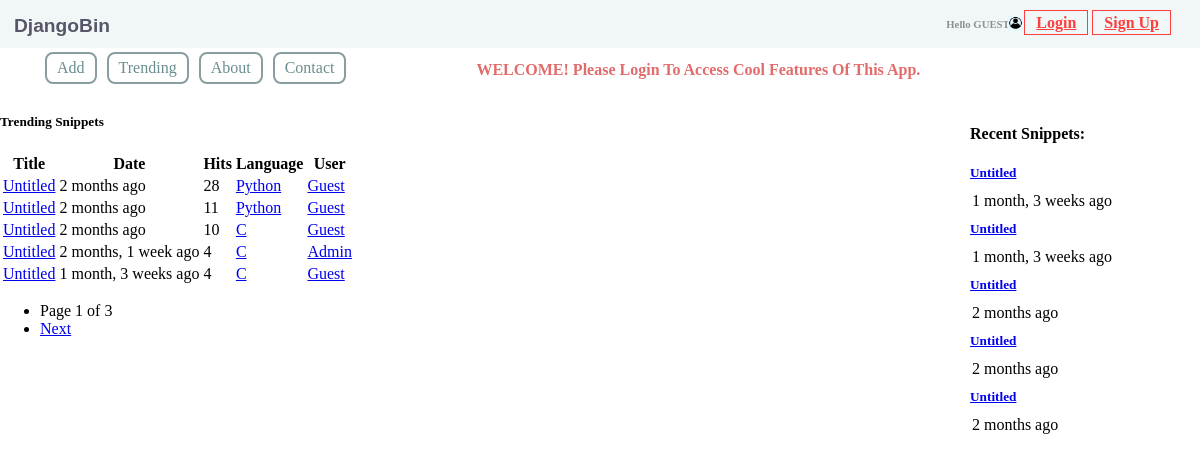
The page /trending/ on the database its author committed.
### djangobin/models.py (models this page shows, shortened)
class Snippet(models.Model):
    title = models.CharField(max_length=200, blank=True)
    original_code = models.TextField()
    highlighted_code = models.TextField(blank=True, help_text="Read only field. Will contain the "
                                                              "syntax-highlighted version of the original code.")
    expiration = models.CharField(max_length=10, choices=Pref.expiration_choices)
    exposure = models.CharField(max_length=10, choices=Pref.exposure_choices)
    hits = models.IntegerField(default=0, help_text='Read only field. Will be updated after every visit to snippet.')
    slug = models.SlugField(help_text='Read only field. Will be filled automatically.')
    created_on = models.DateTimeField(auto_now_add=True)
    language = models.ForeignKey(Language, on_delete=models.CASCADE)
    user = models.ForeignKey(User, on_delete=models.CASCADE)
    tags = models.ManyToManyField('Tag', blank=True)
    class Meta:
        ordering = ['-created_on']
    def get_absolute_url(self):
        return reverse('djangobin:snippet_detail', args=[self.slug])

class Language(models.Model):
    name = models.CharField(max_length=100)
    lang_code = models.CharField(max_length=100, unique=True, verbose_name="Language Code")
    slug = models.SlugField(max_length=100, unique=True)
    mime = models.CharField(max_length=100, help_text='MIME to use when sending snippet as file.')
    file_extension = models.CharField(max_length=10)
    created_on = models.DateTimeField(auto_now_add=True)
    updated_on = models.DateTimeField(auto_now=True)
    class Meta:
        ordering = ['name']
    def __str__(self):
        return self.name

### djangobin/views.py (the view)
# urls.py: url('^trending/$', views.trending_snippets, name='trending_snippets'),
def trending_snippets(request, language_slug=''):
    lang = None
    snippets = Snippet.objects
    if language_slug:
        lang = get_object_or_404(Language, slug=language_slug)
        snippet_list = snippets.filter(language__slug=language_slug, exposure='public').order_by("-hits")
    else:
        snippet_list = get_list_or_404(snippets.filter(exposure='public').order_by('-hits'))
    snippets = paginate_result(request, snippet_list, 5)
    return render(request, 'djangobin/trending.html', {'snippets': snippets, 'lang': lang})

### djangobin/context_processors.py (called while the page is built)
def recent_snippets(request):
    return dict(recent_snippets=Snippet.objects.filter(exposure='public').order_by("-id")[:5])

### djangobin/models.py (called while the page is built)
    def get_absolute_url(self):
        return reverse('djangobin:profile', args=[self.user.username])

### djangobin/utils.py (called while the page is built)
def paginate_result(request, object_list, item_per_page):
    paginator = Paginator(object_list, item_per_page)
    page_num = request.GET.get('page')
    try:
        page = paginator.page(page_num)
    except PageNotAnInteger:
        page = paginator.page(1)
    except EmptyPage:
        page = paginator.page(paginator.num_pages)
    return page

### djangobin/templates/djangobin/trending.html (shortened to what this page needs)
{% extends 'djangobin/Base.html' %}
{% load humanize %}
{% block main %}
    <h5>Trending {{ lang.name }} Snippets</h5>
    <table class="table">
        <thead>
            <tr>
                <th>Title</th>
                <th>Date</th>
                <th>Hits</th>
                <th>Language</th>
                <th>User</th>
            </tr>
        </thead>
        <tbody>
            {% for snippet in snippets %}
            <tr>
                <td>
                    <a href="{{ snippet.get_absolute_url }}">{{ snippet.title }}</a>
                </td>
                <td title="{{ snippet.created_on }}">{{ snippet.created_on|naturaltime }}</td>
                <td>{{ snippet.hits }}</td>
                <td>
                    <a href="{% url 'djangobin:trending_snippets' snippet.language.slug  %}">{{ snippet.language }}</a>
                </td>
                {% if not snippet.user.profile.private %}
                    <td><a href="{{ snippet.user.profile.get_absolute_url }}">{{ snippet.user.username|title }}</a></td>
                {% else %}
                    <td>-</td>
                {% endif %}
            </tr>
            {% empty %}
                <tr class="text-center">
                    <td>There are no snippets.</td>
                </tr>
            {% endfor %}
        </tbody>
    </table>
    {% if snippets.paginator.num_pages > 1 %}
        <ul>
            <li>Page {{ snippets.number }} of {{ snippets.paginator.num_pages }}</li>
            {% if snippets.has_next %}
                <li><a href="?page={{ snippets.next_page_number }}">Next</a></li>
            {% endif %}
        </ul>
    {% endif %}
{% endblock %}

### djangobin/templates/djangobin/Base.html (shortened to what this page needs)
<!DOCTYPE html>
<html lang="en">
<head>
     {% load static %}
     {% load humanize %}
    <link rel="stylesheet" href="{% static 'djangobin/css/Base.css' %}">
</head>
    <body>
        <header>
            <div id="id_container-head" class="container-head">
                <div class="default-logo">
                    <a id="default-logo" href="/">DjangoBin</a>
                </div>
                <div class="user-login-logo">
                    <img src="{% static 'djangobin/images/user_login.jpg' %}" alt="user_login" width="15" height="15">
                </div>
                <div class="container-head-left">
                    <div class="user-name">
                        {% if request.user.is_authenticated == False %}
                            <h6 id="user-name">Hello GUEST!</h6>
                        {% else %}
                            <h6 id="user-name">Hello {{request.user.username|title}}!</h6>
                        {% endif %}
                    </div>
                    <div class="cls-login-signup">
                        {% if request.user.is_authenticated %}
                            <a class="login-signup-btn" href="{% url 'djangobin:logout' %}">Logout</a>
                        {% elif not request.user.is_authenticated and request.path == '/logout/' or not request.user.is_authenticated and request.path == '/login/' %}
                                <a class="login-signup-btn" href="{% url 'djangobin:login'%}">Login</a>
                        {% else %}
                                <a class="login-signup-btn" href="{% url 'djangobin:login'%}?next={{request.path}}">Login</a>
                        {% endif %}
                    </div>
                     {% if not request.user.is_authenticated %}
                        <div class="cls-login-signup">
                            <a class="login-signup-btn" href="{% url 'djangobin:signup' %}">Sign Up</a>
                        </div>
                     {% endif %}
                </div>
            </div>
            {% block nav %}
                <nav class="navbar-default">
                    <ul class="nav-list">
                        <li class="nav-li-item"><a class="nav-item" href="#">Add</a></li>
                        <li class="nav-li-item"><a class="nav-item" href="{% url 'djangobin:trending_snippets' %}">Trending</a></li>
                        <li class="nav-li-item"><a class="nav-item" href="#">About</a></li>
                        <li class="nav-li-item"><a class="nav-item" href="{% url 'djangobin:contact' %}">Contact</a></li>
                    </ul>
                    {% if not request.user.is_authenticated %}
                        <span class="nav-mesg-red">WELCOME! Please Login To Access Cool Features Of This App.</span>
                    {% else %}
                        <span class="nav-mesg-green">You Are Welcome {{request.user.username|title}} In DjangoBin App.</span>
                    {% endif %}
                </nav>
            {% endblock %}
        </header>
        <div class="recent-snippets">
            {% if recent_snippets %}
                <h4>Recent Snippets:</h4>
                {% for recent_snippet in recent_snippets %}
                    <a href="{{ recent_snippet.get_absolute_url }}" class="">
                        <h5 class=""> {{ recent_snippet.title }}</h5>
                    </a>
                        <p class="">{{ recent_snippet.created_on|naturaltime }}</p>
                {% endfor %}
            {% endif %}
        </div>
        {% block main %} {% endblock %}
    </body>
</html>

### djangobin/static/djangobin/css/Base.css (style rules this page uses)
body { margin:auto; }
.recent-snippets { display: inline-block; float: right; width: 200px; height: 400px; margin: 12px 30px; }
.recent-snippets h5 { margin: auto; }
.recent-snippets p { margin: 11px 2px; }
.container-head { background-color: rgb(241, 247, 246); padding: 1px 14px; overflow: auto; }
.container-head-left { float: right; }
.default-logo { float: left; margin-top: 14px; font-family: sans-serif; }
#default-logo { text-decoration: none; color: rgb(86, 86, 104); font-size: larger; font-weight: bold; }
.user-login-logo { float: right; display: inline-block; color: #908f96; position: relative; right: 163px; top: 15px; }
.user-name { display: inline-block; }
#user-name { margin: 1px 6px; padding: 16px 1px; color: #908f96; }
.cls-login-signup { display: inline-block; }
.login-signup-btn { border: 1px solid rgb(253, 63, 63); padding: 3px 11px; color: rgb(253, 63, 63); font-weight: bold; }
.navbar-default { overflow: auto; }
.navbar-default ul { overflow: auto; margin: auto; float: left; }
.navbar-default ul li { float: left; list-style: none; padding: 5px 10px; border: 2px solid #889ea0; margin: 4px 5px; border-radius: 8px; color:#6a8d90; }
.navbar-default ul li a { text-decoration: none; color: #6a8d90; }
.navbar-default .nav-mesg-red { float: left; padding: 13px 125px; color: #e26b6b; font-weight: bold; }

### rows shown on the page
Snippet: title "Untitled", created_on "1 month, 3 weeks ago", hits "4", language "C", user.username "Guest"
Snippet: title "Untitled", created_on "1 month, 3 weeks ago"
Snippet: title "Untitled", created_on "2 months ago"
Snippet: title "Untitled", created_on "2 months ago", hits "28", language "Python", user.username "Guest"
Snippet: title "Untitled", created_on "2 months ago", hits "10", language "C", user.username "Guest"
Snippet: title "Untitled", created_on "2 months ago", hits "11", language "Python", user.username "Guest"
Snippet: title "Untitled", created_on "2 months, 1 week ago", hits "4", language "C", user.username "Admin"

### other values the page prints
{{ snippets.number }} "1"
{{ snippets.paginator.num_pages }} "3"
